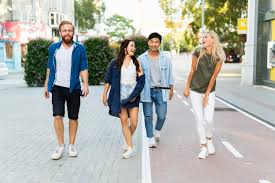
#> input picture exp_27/download.jpg, 275 x 183 px
$ python code.py
#> lines starting #> are read from the running program, lines starting #| are printed output that depends on the picture
import cv2
import matplotlib.pyplot as plt

# Read image
image = cv2.imread('download.jpg')
#> image is the input picture: shape (183, 275, 3); mean B, G, R 169, 175.9, 174.2

image_rgb = cv2.cvtColor(image, cv2.COLOR_BGR2RGB)
gray = cv2.cvtColor(image, cv2.COLOR_BGR2GRAY)
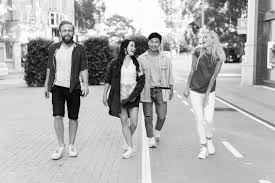
#> gray: shape (183, 275); min 0, max 255, mean 174.6

# Load cascade
face_cascade = cv2.CascadeClassifier(
    cv2.data.haarcascades + 'haarcascade_frontalface_alt2.xml'
)

# Detect faces
faces = face_cascade.detectMultiScale(
    gray,
    scaleFactor=1.1,
    minNeighbors=6,
    minSize=(80,80)
)
#> faces = ()

# Draw rectangles
for (x, y, w, h) in faces:
    cv2.rectangle(image_rgb, (x,y), (x+w,y+h), (255,0,0), 3)
#> this loop made 0 passes

# Display
plt.figure(figsize=(8,6))
plt.imshow(image_rgb)
plt.title("Face Detection")
plt.axis('off')
plt.show()

print("Faces detected:", len(faces))
#| Faces detected: 0

$ run again, with exp_27/image.jpg copied over exp_27/download.jpg
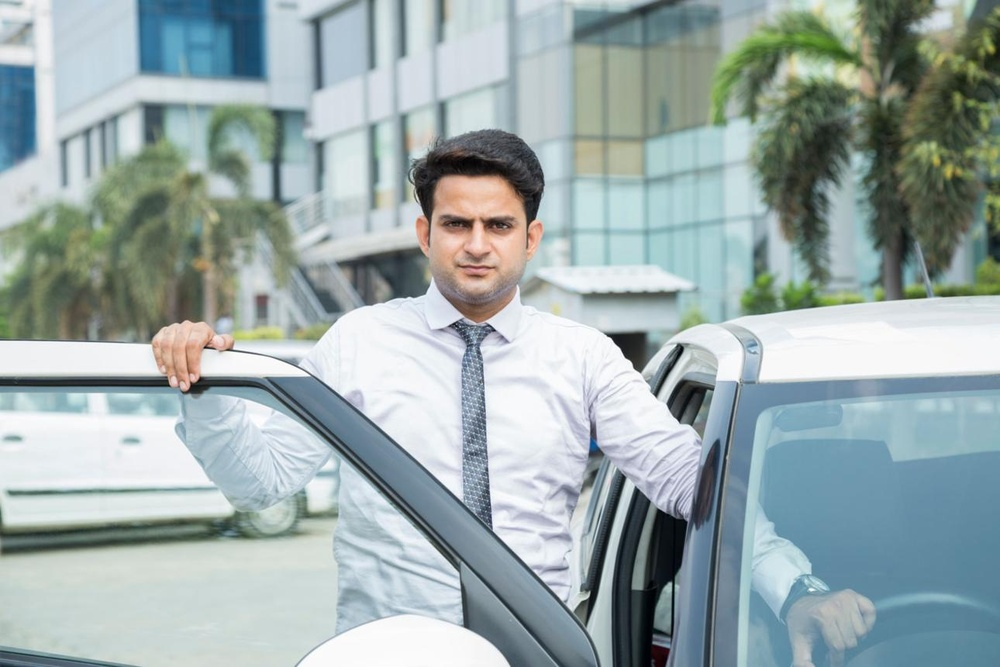
#> input picture exp_27/image.jpg, 1000 x 667 px, shrunk from 1290 x 860 before the run
#> image is the input picture: shape (667, 1000, 3); mean B, G, R 170.9, 170.8, 155.6
#> `gray = cv2.cvtColor(image, cv2.COLOR_BGR2GRAY)`:
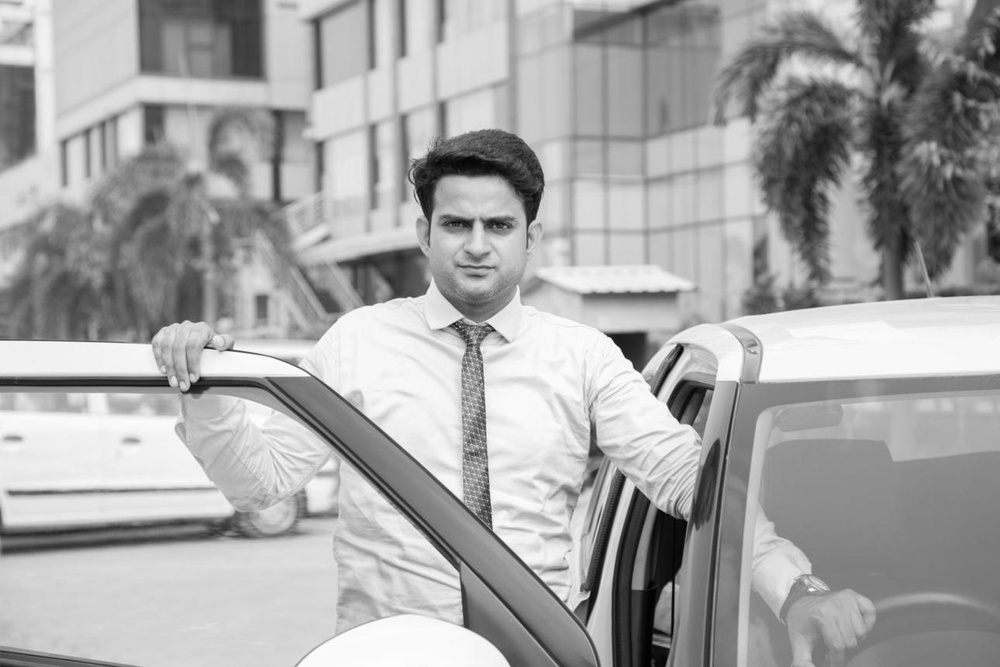
#> gray: shape (667, 1000); min 0, max 255, mean 166.3
#> faces = [[421, 181, 115, 115]]
#> the loop `for (x, y, w, h) in faces:` made 1 pass
#> after the loop `for (x, y, w, h) in faces:`:
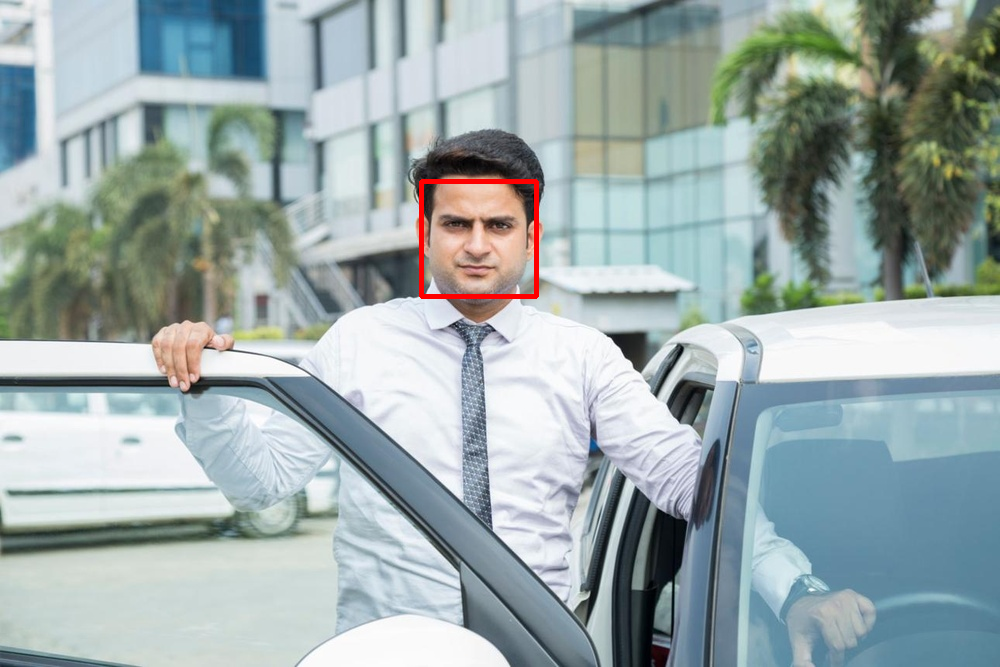
#> image_rgb: shape (667, 1000, 3); mean R, G, B 156, 170.3, 170.5
#| Faces detected: 1
